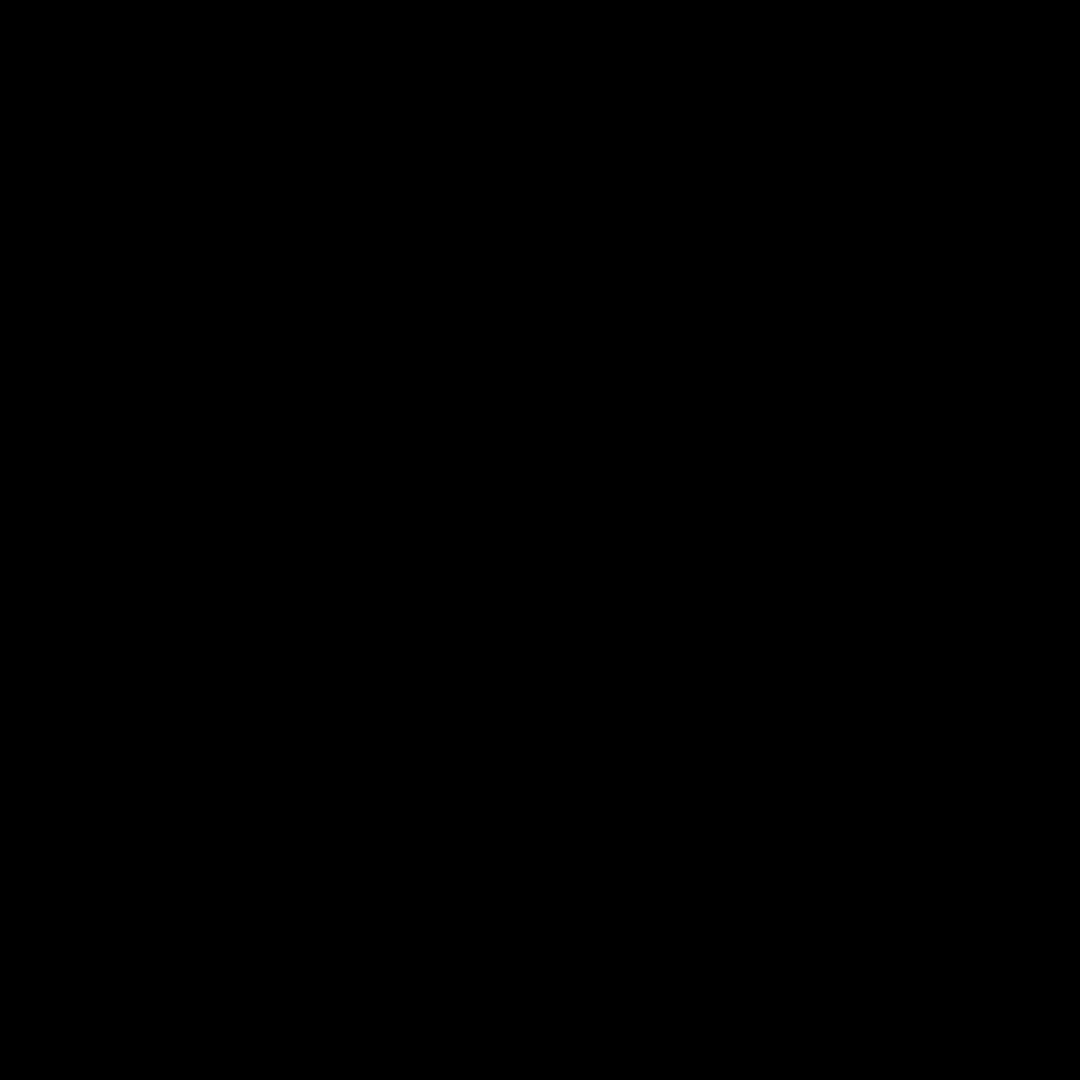
Frame 1 (no input)
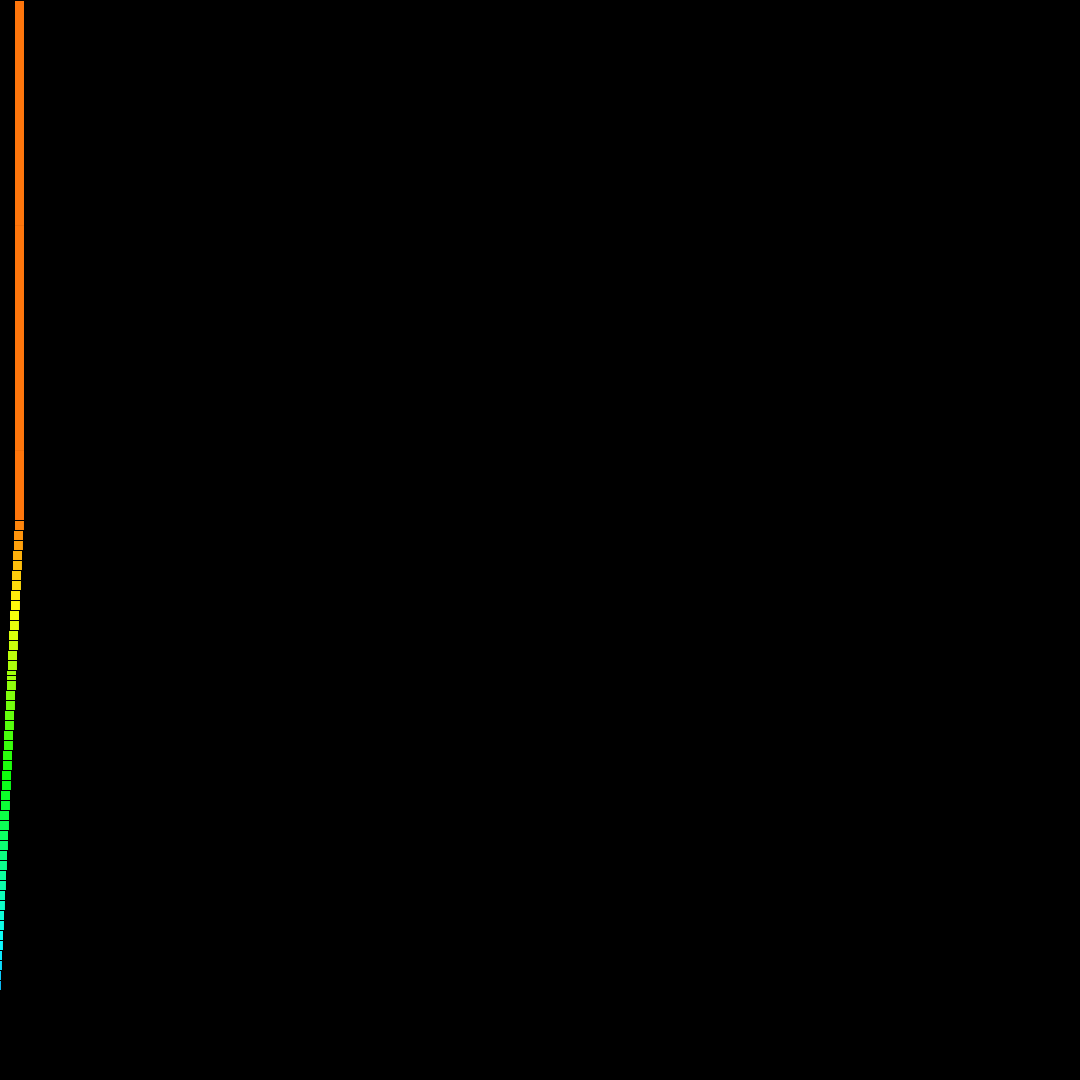
Frame 60 (the mouse pressed at the canvas centre just before this capture)
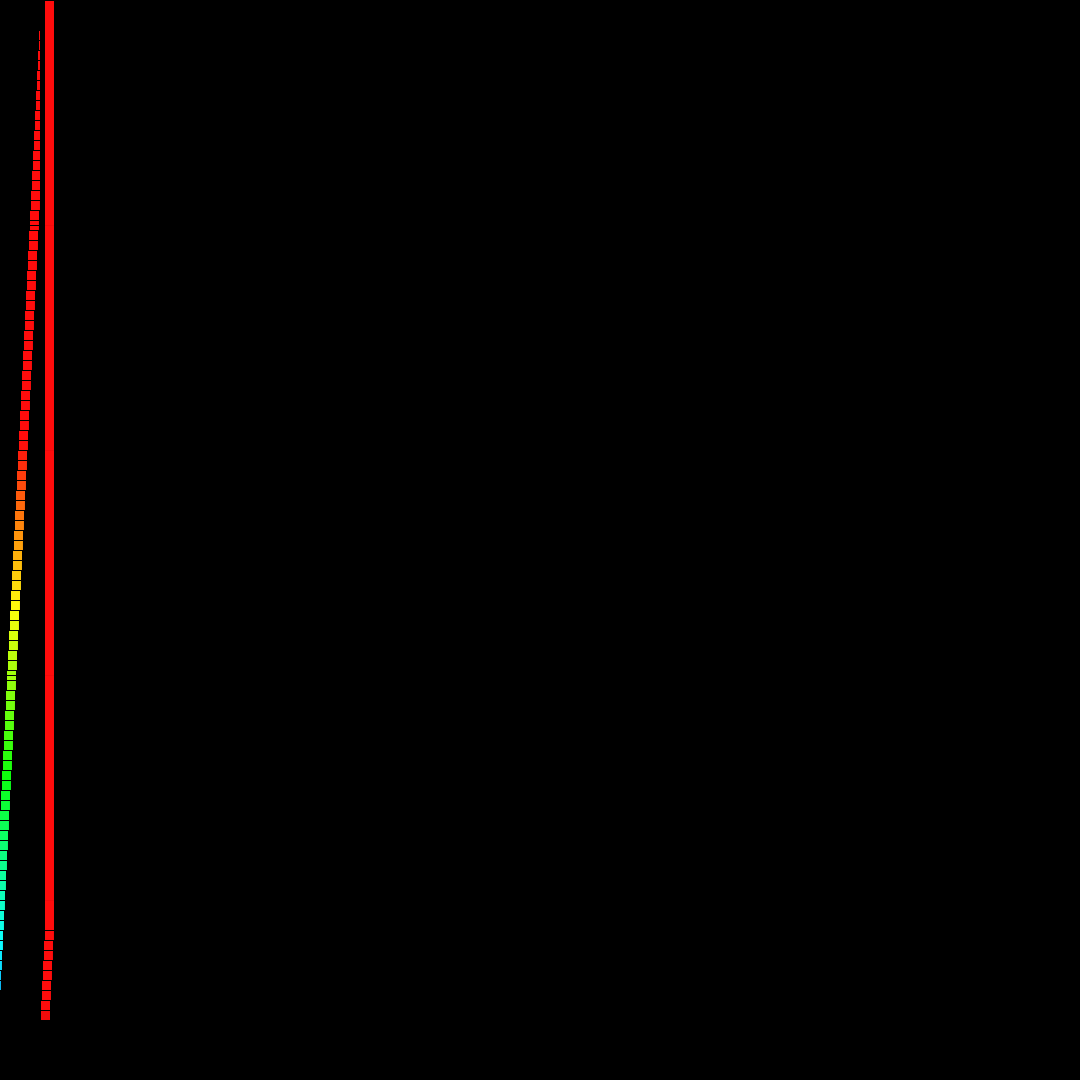
Frame 120 (the mouse held since frame 60 and released just before this capture)

The Processing sketch that drew these frames (run headless with seeded random() and noise(); from frame 60 on, the mouse is pressed at the canvas centre):

// Processing sketch: SS3_ZsaZsa
// ── SS3_ZsaZsa.pde
 float r = random(0,255); 
float g = 45; 
float b = 100; 

float h = random(0,255);
float s = 95;
float k = 100;

float p = random(10,100);

float x = -15;
float y = 0;

float wid = 10;
float hei = height;

float mouseSpeed;

void setup(){
  size(1080,1080);
  background(0);
  colorMode(HSB, 100);
}

void draw(){
  
  for(int f= 0; f<= 1.5*height; f= f+225){
    line(0, f, width, f);
  }
  
  fill(h, s, k, p);
  rect(x, y, wid, hei);
//rec move
  x = x+0.5;
  if(x>1080){
    x= -15;
  }
  
  if(hei > 20){
    hei= hei -10;
  }else {
    hei= hei + 1000; 
  }
  
//color
  if(mouseX>= pmouseX && mouseY >= pmouseY){
      h= h - 1;
  }else if(mouseX< pmouseX && mouseY < pmouseY){
      h= h + 1;
}
  if(h < 0 && h > 255 ){
     h = random(100,200);
  }
}

//move
void mouseMoved(){
  mouseSpeed= abs(pmouseX - mouseX);
  stroke(r,g,b);
  strokeWeight(mouseSpeed);
  line(mouseX, mouseY, pmouseX, pmouseY);
    r = r - random(0,3);
   if(r <0 ){
    r = random(0,255);
  }
}

//drag
void mouseDragged(){
  line(width/2, height/2, mouseX, mouseY);
  stroke(r, g, b);
  strokeWeight(random(0,20));
  r = r - random(0,3);
}

void keyPressed(){
  background(0);
}
